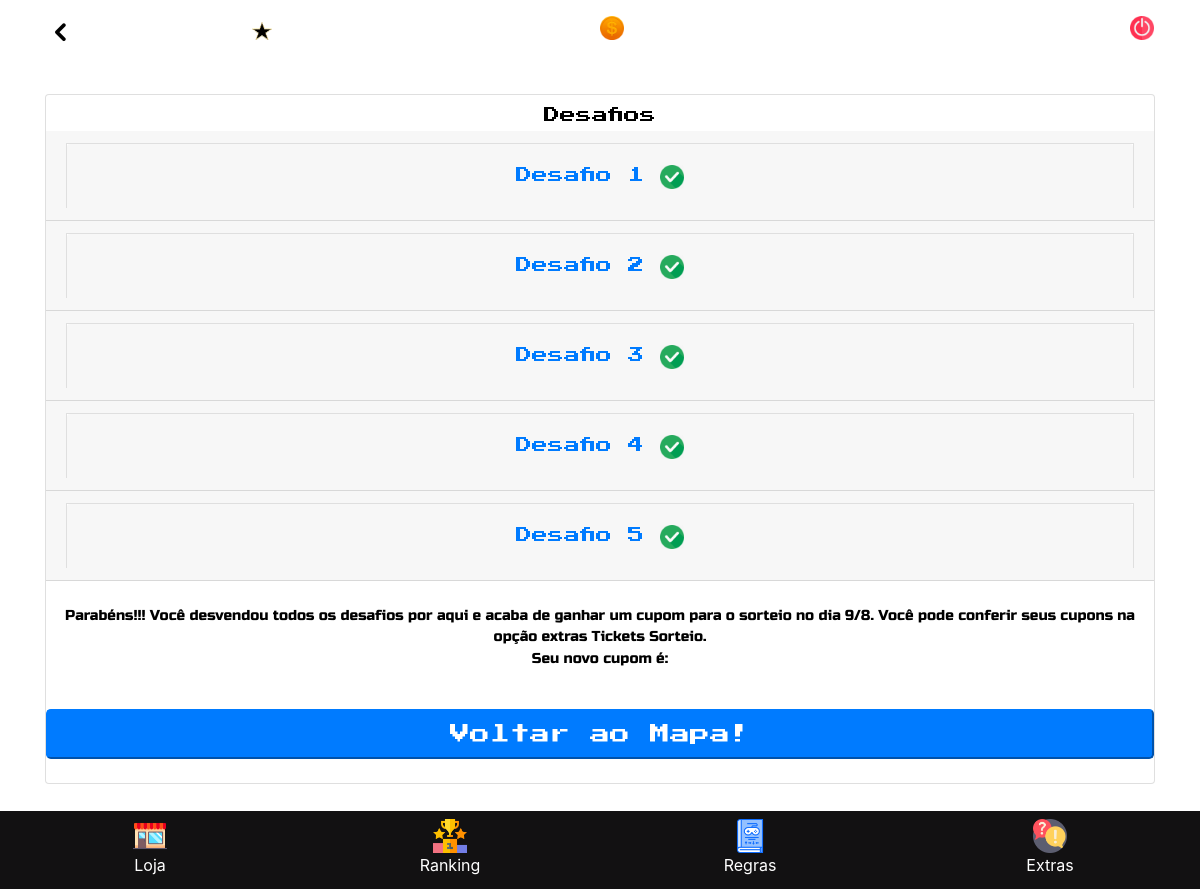
The page /ucbuniverse/view/planetaCentral.php (signed in) on the database its author committed.
### tables this page shows
CREATE TABLE `questoes` (
  `id` int(11) NOT NULL,
  `titulo` varchar(45) NOT NULL,
  `enunciado` varchar(300) NOT NULL,
  `resposta` varchar(45) NOT NULL,
  `pontuacao` int(11) NOT NULL,
  `planetas_id` int(11) NOT NULL
);

### ucbuniverse/class/db.php (called while the page is built, shortened)
<?php
class DB {
    public static $instance;
	  public static function getInstance(){
			if(!isset(self::$instance)){
				try{
					self::$instance = new PDO('mysql:host=' . HOST . '; dbname=' . DB, USER, PASSWORD);
					self::$instance->setAttribute(PDO::ATTR_ERRMODE, PDO::ERRMODE_EXCEPTION);
					self::$instance->setAttribute(PDO::ATTR_DEFAULT_FETCH_MODE, PDO::FETCH_OBJ);
				}catch (PDOException $e){
					echo $e->getMessage();
				}
			}
			return self::$instance;
		}
		public static function prepare($sql){
			return self::getInstance()->prepare($sql);
		}
}

### ucbuniverse/view/planetaCentral.php (the view, shortened to what this page needs)
<?php
$matricula = $_SESSION['matricula'];
require_once (__ROOT__.'/class/controller/questoesController.php');
$quest = new QuestoesController();
?>
<!DOCTYPE html>
<html lang="pt-br">
<head>
    <link href="../css/bootstrap.min.css" rel="stylesheet">
    <link href="../css/style.css" rel="stylesheet">
</head>
<body class="background">
<div class="font-main">
    <div class="container">
        <div class="row justify-content-between">
            <div class="col-2">
                <div class="btn-back mt-3">
                    <img src="../pix/back.png" class="img-fluid" onclick="history.back()">
                </div>
            </div>
            <div class="col-4">
                <p class="num-pts">  <img src="../pix/star.gif" width="20x" style="vertical-align:sub;">  <?php echo $quest->consultaCoin($quest->userQuest($matricula)); ?>  </p>
            </div>
            <div class="col-1">
                <img src="../pix/coin.png" class="img-fluid star-pts">
            </div>
            <div class="col-3">
                <p class="num-pts2">  <?php echo $quest->consultaPonto($quest->userQuest($matricula)); ?>  </p>
            </div>
            <div class="col-2">
                <a href="../class/sair.php">
                    <img src="../pix/menu/power-off.png" class="img-fluid sair">
                </a>
            </div>
        </div>
        <div class="main-title">
        </div>
        <div class="card text-center mt-1">
            <div class="title-sub f-black">
                Desafios
            </div>
            <?php
            $planeta = 1;
            $array = $quest->buscaQuest($planeta);
            $i=0;
            $exe = null;
            $verifica = 0;
            foreach ($array as $key => $value){
                $id = $value->id;
                $titulo = $value->titulo;
                $pontuacao = $value->pontuacao;
                ?>
                <form action="" id="form<?php echo $i ?>" class="card-header form-group" method="POST" role="form" target="_self">
                    <div class="accordion" id="accordionExample">
                        <div class="card">
                            <div class="card-header" id="headingOne">
                                <h5 class="mb-0">
                                    <button class="btn btn-link" type="button" data-toggle="collapse" data-target="#collapseOne_<?php echo $i ?>" href="data-target="#collapseOne_<?php echo $i ?> aria-expanded="true" aria-controls="collapseOne">
                                        <?php echo utf8_encode($titulo) .'  '. $quest->confirmaAcertoMini($quest->userQuest($matricula), $id); ?>
                                    </button>
                                </h5>
                            </div>
                                    <?php
                                    if ($exe == 0 || $exe == null && $verifica == 0) {
                                    echo $quest->confirmaAcerto($quest->userQuest($matricula), $id, $pontuacao);
                                    }
                                    ?><!--
                        </div>
                    </div>
                </form>
                <?php
                $i++;
            }
            ?>
            <?php echo $quest->contagemQuest($planeta, $quest->userQuest($matricula)); ?>
        </div>
    </div>
</div>
<div class="margin-bar">
</div>
<footer>
    <div class="container">
        <div class="row">
            <ul class="nav justify-content-center fixed-bottom navbar-light footer" style="background-color: #121112">
                <div class="col-3">
                    <li class="nav-item">
                        <a class="nav-link text-center" href="loja.php">
                            <img src="../pix/menu/store.png"  width="34px" height="34px"></br>
                            Loja
                        </a>
                    </li>
                </div>
                <div class="col-3">
                    <li class="nav-item">
                        <a class="nav-link text-center" href="ranking.php">
                            <img src="../pix/menu/ranking.png" width="34px" height="34px"></br>
                            Ranking
                        </a>
                    </li>
                </div>
                <div class="col-3">
                    <li class="nav-item">
                        <a class="nav-link text-center" href="regras.php">
                            <img src="../pix/menu/book.png" width="34px" height="34px"></br>
                            Regras
                        </a>
                    </li>
                </div>
                <div class="col-3">
                    <li class="nav-item">
                        <a class="nav-link text-center" href="extras.php">
                            <img src="../pix/menu/question.png" width="34px" height="34px"></br>
                            Extras
                        </a>
                    </li>
                </div>
            </ul>
        </div>
    </div>
</footer>
</body>
</html>

### ucbuniverse/class/controller/questoesController.php (shortened to what this page needs)
<?php
class QuestoesController extends QuestoesModel {
    protected  $table = 'questoes';
    public function buscaQuest($planetas_id){
        $sql = "SELECT * FROM $this->table WHERE planetas_id = :planetas_id";
        $stm = DB::prepare($sql);
        $stm->execute(['planetas_id' => $planetas_id]);
        return $stm->fetchAll();
    }
    public function verificaInsert($users_id, $questoes_id){
        $sql = "SELECT * FROM users_questoes WHERE users_id = :users_id and questoes_id = :questoes_id";
        $stm = DB::prepare($sql);
        $stm->execute(['users_id' => $users_id, 'questoes_id' => $questoes_id]);
        $result = $stm->fetch();
        return $result;
    }
    public function confirmaAcertoMini($user, $quest){
        $verifica = $this->txtDesabilitado($user, $quest);
        $correto = '<img src="../pix/correto.png" class="img-fluid correct">';
        if($verifica == 1){
            return $correto;
        }
    }
    public function userQuest($matr) {
        $sql = "SELECT * FROM users where matricula = :matricula";
        $stm = DB::prepare($sql);
        $stm->execute(['matricula' => $matr]);
        $result = $stm->fetch();
        $id = $result->id;
        $matricula = $result->matricula;
        if($matr == $matricula){
            return $id;
        }
    }
    public  function txtDesabilitado($user, $quest){
        $verifica = $this->verificaInsert($user, $quest);
        if ($verifica != null){
            return 1;
        } else {
            return 0;
        }
    }
    public function contQuestoes($idPlaneta){
        $sql = "SELECT (SELECT COUNT(id) FROM questoes WHERE planetas_id = :planetas_id) as contador";
        $stm = DB::prepare($sql);
        $stm->execute(['planetas_id' => $idPlaneta]);
        $result = $stm->fetch();
        return $result;
    }
    public function contQuestoesResp($idPlaneta, $users_id){
        $sql = "SELECT (SELECT COUNT(questoes_id) FROM users_questoes WHERE planetas_id = :planetas_id and users_id = :users_id) as contador";
        $stm = DB::prepare($sql);
        $stm->execute(['planetas_id' => $idPlaneta, 'users_id' => $users_id]);
        $result = $stm->fetch();
        return $result;
    }
    public function insertTicket($users_id, $numero, $planetas_id){
        $sql = "INSERT INTO ticket (numero, users_id, planetas_id) VALUES (:numero, :users_id, :planetas_id)";
        $stm = DB::prepare($sql);
        return $stm->execute(['numero' => $numero, 'users_id'=> $users_id, 'planetas_id' => $planetas_id]);
    }
    public function verificaTicketPlaneta($planetas_id, $users_id){
        $sql = "SELECT * FROM ticket WHERE planetas_id = :planetas_id and users_id = :users_id";
        $stm = DB::prepare($sql);
        $stm->execute(['planetas_id' => $planetas_id, 'users_id' => $users_id]);
        $result = $stm->fetch();
        return $result;
    }
    public function buscaTicket($planetas_id, $users_id){
        $sql = "SELECT numero FROM ticket WHERE planetas_id = :planetas_id and users_id = :users_id";
        $stm = DB::prepare($sql);
        $stm->execute(['planetas_id' => $planetas_id, 'users_id' => $users_id]);
        $result = $stm->fetch();
        $numero = $result->numero;
        return $numero;
    }
    public function contagemQuest($idPlaneta, $idUsers){
        $verifica = $this->verificaTicketPlaneta($idPlaneta, $idUsers);
        $qtdQuest = $this->contQuestoes($idPlaneta);
        $qtdQuestResp = $this->contQuestoesResp($idPlaneta, $idUsers);
        if ($qtdQuest == $qtdQuestResp){
            $restultado_bytes = rand(1000, 9000);
            $var = '<br>
                    <p style="color: #000000;" class="letter-cap">Parabéns!!! Você desvendou todos os desafios por aqui e acaba de ganhar um cupom para o sorteio no dia 9/8. Você pode conferir seus cupons na opção extras Tickets Sorteio. <br> Seu novo cupom é:'.$this->buscaTicket($idPlaneta, $idUsers).'</p>
                    <br><a href="../view/mapa.php"><button class="flash button">Voltar ao Mapa!</button></a>';
            echo $var;
            if($verifica == null){
            $this->insertTicket($idUsers, $restultado_bytes, $idPlaneta);
            }
            return true;
        }
    }
}

### ucbuniverse/css/style.css (style rules this page uses)
.background { background-image: url('../pix/fundo.png'); background-repeat: repeat; position: absolute; width: 100%; height: 100%; }
.font-main { font-family: 'Press Start 2P', cursive; font-weight: normal; font-style: normal; color: #ffffff; }
.margin-bar { position: relative; height: 105px; bottom: 0; }
.f-black { color: #000000!important; }
.button { padding: .5rem 1rem; font-size: 1.25rem; line-height: 1.5; border-radius: .3rem; display: block; width: 100%; color: #fff; background-color: #007bff; border-color: #007bff; }
.flash { animation-name: flash; animation-duration: 1s; animation-iteration-count: infinite; }
.title-sub { font-size: 1em; padding: 0.5em 0 0.2em; }
.main-title { padding: 0.2em; margin: 1.5em 0 0.5em; }
.btn-back { position: relative; left: 0%; width: 2em; height: 1em; }
.star-pts { position: absolute; top: 1em; width: 1.5em; left: 0; }
.num-pts { position: absolute; left: 2.5em; top: 1.6em; width: 8em; font-size: 0.8em; }
.num-pts2 { position: absolute; left: 0em; top: 1.6em; width: 8em; font-size: 0.8em; }
.sair { position: absolute; right: 1em; top: 1em; width: 1.5em; }
.letter-cap { color: #000000; font-size: 0.9em; font-family: 'Russo One', sans-serif; }
.correct { width: 1.5em }
.footer { position: -ms-device-fixed; width: 100%; }
a.nav-link { color: #FFF; margin-bottom: 4px; }
.mt-1, .my-1 { margin-top: .25rem!important }
.mt-3, .my-3 { margin-top: 1rem!important }

### rows shown on the page
questoes: titulo "Desafio 1"
questoes: titulo "Desafio 2"
questoes: titulo "Desafio 3"
questoes: titulo "Desafio 4"
questoes: titulo "Desafio 5"
